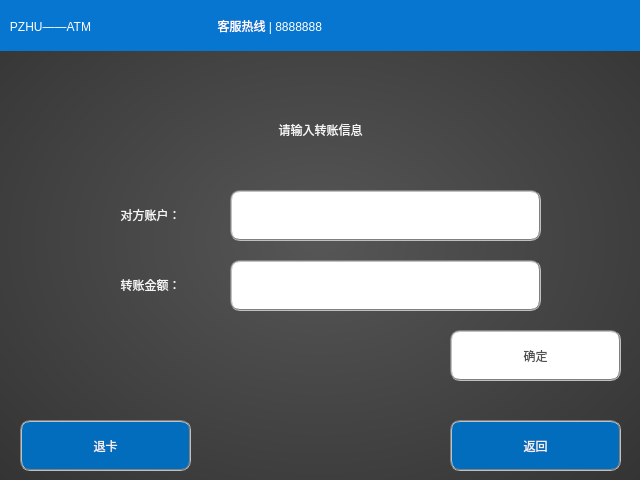
<?xml version="1.0" encoding="UTF-8"?>
<ui version="4.0">
 <class>TransferDlg</class>
 <widget class="QDialog" name="TransferDlg">
  <property name="geometry">
   <rect>
    <x>0</x>
    <y>0</y>
    <width>640</width>
    <height>480</height>
   </rect>
  </property>
  <property name="windowTitle">
   <string>Dialog</string>
  </property>
  <property name="styleSheet">
   <string notr="true">background-color: rgb(57, 54, 61);
background-color: qradialgradient(spread:pad, cx:0.5, cy:0.5, radius:1.9, fx:0.5, fy:0.5, stop:0.0113636 rgba(85, 85, 85, 255), stop:0.403409 rgba(49, 49, 49, 255));</string>
  </property>
  <widget class="QLabel" name="label">
   <property name="geometry">
    <rect>
     <x>0</x>
     <y>0</y>
     <width>641</width>
     <height>51</height>
    </rect>
   </property>
   <property name="sizePolicy">
    <sizepolicy hsizetype="Fixed" vsizetype="Fixed">
     <horstretch>0</horstretch>
     <verstretch>0</verstretch>
    </sizepolicy>
   </property>
   <property name="styleSheet">
    <string notr="true">color: rgb(255, 255, 255);
background-color: rgb(7, 118, 209);
font: 75 16pt &quot;微软雅黑&quot;;
</string>
   </property>
   <property name="text">
    <string>   PZHU——ATM                                      客服热线 | 8888888</string>
   </property>
  </widget>
  <widget class="QLineEdit" name="lineEdit_Account">
   <property name="geometry">
    <rect>
     <x>230</x>
     <y>190</y>
     <width>311</width>
     <height>51</height>
    </rect>
   </property>
   <property name="layoutDirection">
    <enum>Qt::LeftToRight</enum>
   </property>
   <property name="styleSheet">
    <string notr="true">font: 75 20pt &quot;微软雅黑&quot;;
color: rgb(80, 80, 80);
background-color: rgb(255, 255, 255);

border:2px groove gray;
border-radius:10px;
padding:2px 4px;</string>
   </property>
   <property name="inputMethodHints">
    <set>Qt::ImhPreferNumbers</set>
   </property>
   <property name="maxLength">
    <number>32</number>
   </property>
   <property name="alignment">
    <set>Qt::AlignCenter</set>
   </property>
   <property name="clearButtonEnabled">
    <bool>false</bool>
   </property>
  </widget>
  <widget class="QPushButton" name="pushButton_Exit_2">
   <property name="geometry">
    <rect>
     <x>450</x>
     <y>420</y>
     <width>171</width>
     <height>51</height>
    </rect>
   </property>
   <property name="styleSheet">
    <string notr="true">font: 75 20pt &quot;微软雅黑&quot;;
color: rgb(240, 240, 240);
background-color: rgb(2, 109, 189);

border:2px groove gray;
border-radius:10px;
padding:2px 4px;</string>
   </property>
   <property name="text">
    <string>返回</string>
   </property>
  </widget>
  <widget class="QPushButton" name="pushButton_Exit">
   <property name="geometry">
    <rect>
     <x>20</x>
     <y>420</y>
     <width>171</width>
     <height>51</height>
    </rect>
   </property>
   <property name="styleSheet">
    <string notr="true">font: 75 20pt &quot;微软雅黑&quot;;
color: rgb(240, 240, 240);
background-color: rgb(2, 109, 189);

border:2px groove gray;
border-radius:10px;
padding:2px 4px;</string>
   </property>
   <property name="text">
    <string>退卡</string>
   </property>
  </widget>
  <widget class="QPushButton" name="pushButton_ok">
   <property name="geometry">
    <rect>
     <x>450</x>
     <y>330</y>
     <width>171</width>
     <height>51</height>
    </rect>
   </property>
   <property name="styleSheet">
    <string notr="true">font: 75 20pt &quot;微软雅黑&quot;;
color: rgb(80, 80, 80);
background-color: rgb(255, 255, 255);

border:2px groove gray;
border-radius:10px;
padding:2px 4px;</string>
   </property>
   <property name="text">
    <string>确定</string>
   </property>
  </widget>
  <widget class="QLabel" name="label_2">
   <property name="geometry">
    <rect>
     <x>0</x>
     <y>80</y>
     <width>641</width>
     <height>101</height>
    </rect>
   </property>
   <property name="styleSheet">
    <string notr="true">font: 75 30pt &quot;微软雅黑&quot;;
color: rgb(245, 245, 245);

background-color: transparent;</string>
   </property>
   <property name="text">
    <string>&lt;html&gt;&lt;head/&gt;&lt;body&gt;&lt;p&gt;请输入转账信息&lt;/p&gt;&lt;/body&gt;&lt;/html&gt;</string>
   </property>
   <property name="alignment">
    <set>Qt::AlignCenter</set>
   </property>
  </widget>
  <widget class="QLabel" name="label_3">
   <property name="geometry">
    <rect>
     <x>80</x>
     <y>190</y>
     <width>141</width>
     <height>51</height>
    </rect>
   </property>
   <property name="styleSheet">
    <string notr="true">font: 75 24pt &quot;微软雅黑&quot;;
color: rgb(245, 245, 245);

background-color: transparent;</string>
   </property>
   <property name="text">
    <string>&lt;html&gt;&lt;head/&gt;&lt;body&gt;&lt;p&gt;对方账户：&lt;/p&gt;&lt;/body&gt;&lt;/html&gt;</string>
   </property>
   <property name="alignment">
    <set>Qt::AlignCenter</set>
   </property>
  </widget>
  <widget class="QLabel" name="label_4">
   <property name="geometry">
    <rect>
     <x>80</x>
     <y>260</y>
     <width>141</width>
     <height>51</height>
    </rect>
   </property>
   <property name="styleSheet">
    <string notr="true">font: 75 24pt &quot;微软雅黑&quot;;
color: rgb(245, 245, 245);

background-color: transparent;</string>
   </property>
   <property name="text">
    <string>&lt;html&gt;&lt;head/&gt;&lt;body&gt;&lt;p&gt;转账金额：&lt;/p&gt;&lt;/body&gt;&lt;/html&gt;</string>
   </property>
   <property name="alignment">
    <set>Qt::AlignCenter</set>
   </property>
  </widget>
  <widget class="QLineEdit" name="lineEdit_RMB">
   <property name="geometry">
    <rect>
     <x>230</x>
     <y>260</y>
     <width>311</width>
     <height>51</height>
    </rect>
   </property>
   <property name="layoutDirection">
    <enum>Qt::LeftToRight</enum>
   </property>
   <property name="styleSheet">
    <string notr="true">font: 75 20pt &quot;微软雅黑&quot;;
color: rgb(80, 80, 80);
background-color: rgb(255, 255, 255);

border:2px groove gray;
border-radius:10px;
padding:2px 4px;</string>
   </property>
   <property name="inputMethodHints">
    <set>Qt::ImhPreferNumbers</set>
   </property>
   <property name="maxLength">
    <number>16</number>
   </property>
   <property name="alignment">
    <set>Qt::AlignCenter</set>
   </property>
   <property name="clearButtonEnabled">
    <bool>false</bool>
   </property>
  </widget>
 </widget>
 <tabstops>
  <tabstop>lineEdit_Account</tabstop>
  <tabstop>lineEdit_RMB</tabstop>
  <tabstop>pushButton_ok</tabstop>
  <tabstop>pushButton_Exit_2</tabstop>
  <tabstop>pushButton_Exit</tabstop>
 </tabstops>
 <resources/>
 <connections/>
</ui>
